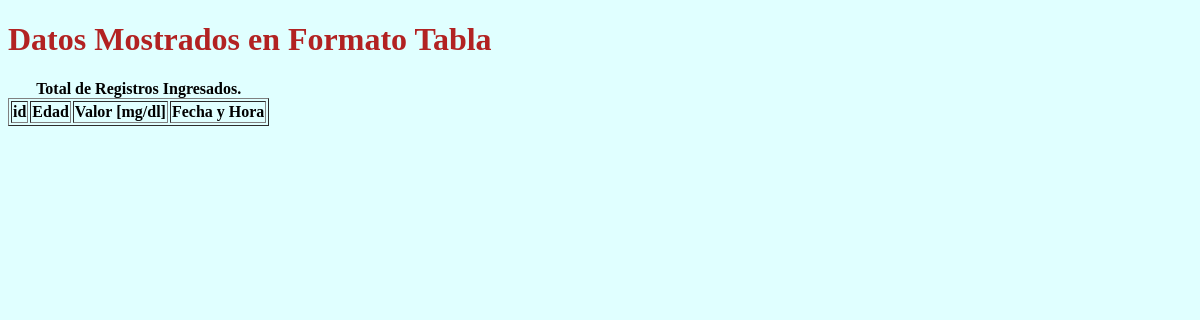
Before: /niveles/tabla with the older database file.
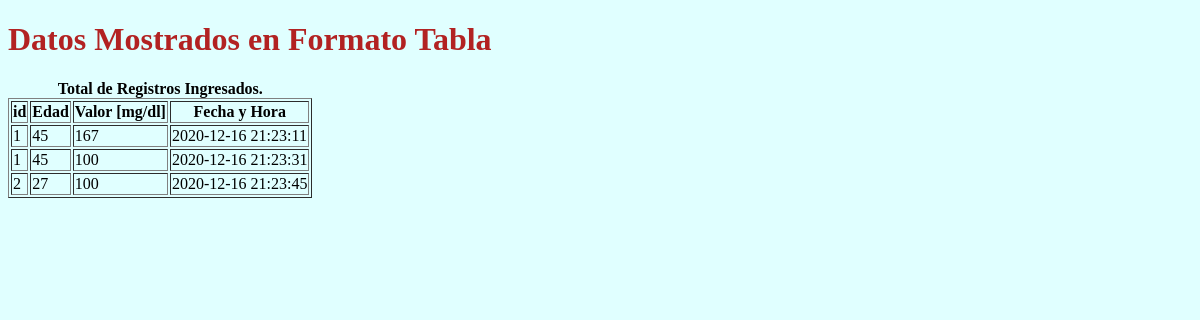
After: the same page with the newer database file.
### tables this page shows
CREATE TABLE persona(
    [id] INTEGER PRIMARY KEY AUTOINCREMENT,
    [name] TEXT NOT NULL,
    [age] INTEGER,
    [gender] TEXT NOT NULL,
    [value] INTEGER NOT NULL,
    [datetime] DATETIME NOT NULL,
    [fk_registro_id] INTEGER NOT NULL REFERENCES registro(id)
);

### app.py (the view)
@app.route(endpoint['niveles_tabla'])
def niveles_tabla():
    try:
        limit, offset = get_args()
        rows = diabetes.report(limit, offset, dict_format=False)
        c1 = [value[0] for value in rows]   # Obtengo el id
        c2 = [value[1] for value in rows]   # Obtengo la edad
        c3 = [value[2] for value in rows]   # Obtengo el Valor de Azúcar
        c4 = [value[3] for value in rows]   # Obtengo le fecha y hora del Registro
        return render_template(templates['tabla_niveles'], row=zip(c1, c2, c3, c4))
    except:
        return jsonify({'trace': traceback.format_exc()})

### app.py (called while the page is built)
def get_args():
    limit = str(request.args.get('limit'))
    offset = str(request.args.get('offset'))
    if (limit is not None and limit.isdigit()):
        limit = int(limit)
    else:
        limit = 0
    if (offset is not None and offset.isdigit()):
        offset = int(offset)
    else:
        offset = 0
    return limit, offset

### diabetes.py (called while the page is built)
def report(limit=0, offset=0, dict_format=False):
    conn = sqlite3.connect(db['database'])
    conn.execute("""PRAGMA foreign_keys = 1;""")
    if dict_format is True:
        conn.row_factory = dict_factory
    c = conn.cursor()
    query = """ SELECT fk_registro_id AS id, age, value, datetime
                FROM persona
                ORDER BY fk_registro_id"""
    if limit > 0:
        query += """ LIMIT {}""".format(limit)
        if offset > 0:
            query += """ OFFSET {}""".format(offset)
    query += """;"""
    c.execute(query)
    query_result = c.fetchall()
    conn.close()
    return query_result

### templates/tabla_niveles.html
<!DOCTYPE html>
<html>
    <head>
        <h1 style="color:rgba(178, 34, 34)">
            Datos Mostrados en Formato Tabla
        </h1>
    </head>
    <body style="background-color:rgba(224, 255, 255)">
        <table class="egt" border="1">
            <caption>
                <b>Total de Registros Ingresados.</b>
            </caption>
            <thead cellpadding="1.0" cellspacing="1.0">
                <tr>
                    <th><b>id</b></th>
                    <th><b>Edad</b></th>
                    <th><b>Valor [mg/dl]</b></th>
                    <th><b>Fecha y Hora</b></th>
                </tr>
                {% for c1, c2, c3, c4 in row %}
                    <tr>
                        <td>{{c1}}</td>
                        <td>{{c2}}</td>
                        <td>{{c3}}</td>
                        <td>{{c4}}</td>
                    </tr>
                {% endfor %}
            </thead cellpadding="0" cellspacing="0">
        </table>
    </body>
</html>

Changed rows visible on the page:
added persona: fk_registro "1", age "45", value "167", datetime "2020-12-16 21:23:11"
added persona: fk_registro "1", age "45", value "100", datetime "2020-12-16 21:23:31"
added persona: fk_registro "2", age "27", value "100", datetime "2020-12-16 21:23:45"
